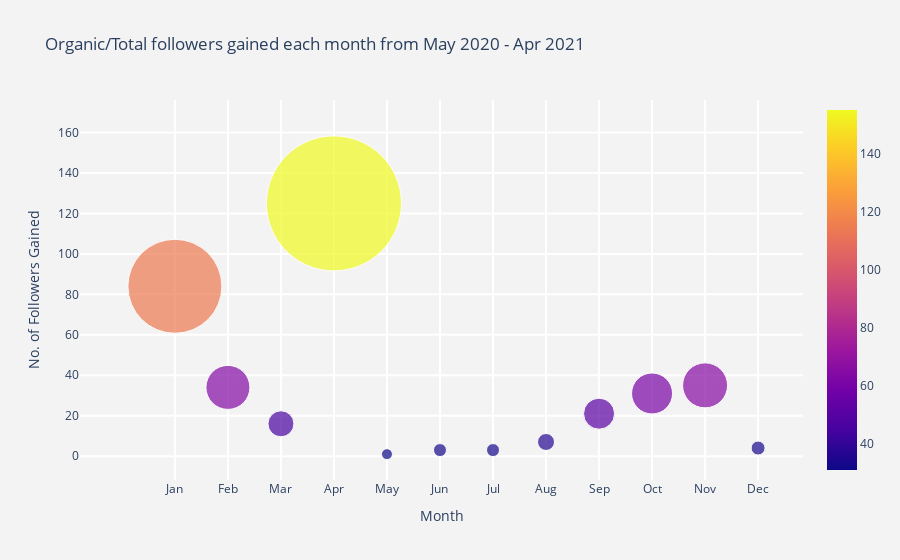

Notebook code cell kept with this figure:
### Code cell
fig = go.Figure(data=[go.Scatter(
    x=df['Month'],
    y=df['Organic followers'],
    mode='markers',
    marker=dict(
        color=df['Organic followers']+30, # [105 ,110, 115, 120, 125, 130, 135, 140, 145, 150, 155, 160],
        size=df['Organic followers']+10,
        showscale=True
        )
)])


fig.update_layout(
    title='Organic/Total followers gained each month from May 2020 - Apr 2021',
    xaxis=dict(
        title='Month',
        gridcolor='white',
#        type='log',
        gridwidth=2,
    ),
    yaxis=dict(
        title='No. of Followers Gained',
        gridcolor='white',
        gridwidth=2,
    ),
    paper_bgcolor='rgb(243, 243, 243)',
    plot_bgcolor='rgb(243, 243, 243)',
)
fig.show()

### Figure 1 — Plotly figure (JSON) as saved in the notebook; plotly's stock layout.template omitted (floating-point values rounded to 4 significant figures)
{"data": [{"marker": {"color": [114, 64, 46, 155, 31, 33, 33, 37, 51, 61, 65, 34], "showscale": true, "size": [94, 44, 26, 135, 11, 13, 13, 17, 31, 41, 45, 14]}, "mode": "markers", "type": "scatter", "x": ["Jan", "Feb", "Mar", "Apr", "May", "Jun", "Jul", "Aug", "Sep", "Oct", "Nov", "Dec"], "y": [84, 34, 16, 125, 1, 3, 3, 7, 21, 31, 35, 4]}], "layout": {"paper_bgcolor": "rgb(243, 243, 243)", "plot_bgcolor": "rgb(243, 243, 243)", "title": {"text": "Organic/Total followers gained each month from May 2020 - Apr 2021"}, "xaxis": {"gridcolor": "white", "gridwidth": 2, "title": {"text": "Month"}}, "yaxis": {"gridcolor": "white", "gridwidth": 2, "title": {"text": "No. of Followers Gained"}}}}
